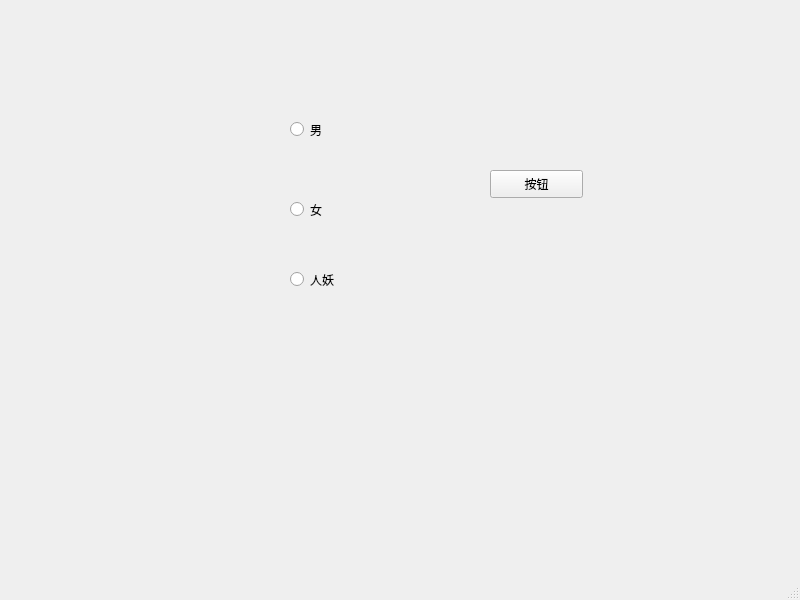
<?xml version="1.0" encoding="UTF-8"?>
<ui version="4.0">
 <class>MainWindow</class>
 <widget class="QMainWindow" name="MainWindow">
  <property name="geometry">
   <rect>
    <x>0</x>
    <y>0</y>
    <width>800</width>
    <height>600</height>
   </rect>
  </property>
  <property name="windowTitle">
   <string>MainWindow</string>
  </property>
  <widget class="QWidget" name="centralwidget">
   <widget class="QPushButton" name="pushButton">
    <property name="geometry">
     <rect>
      <x>490</x>
      <y>170</y>
      <width>93</width>
      <height>28</height>
     </rect>
    </property>
    <property name="text">
     <string>按钮</string>
    </property>
   </widget>
   <widget class="QRadioButton" name="radioButton">
    <property name="geometry">
     <rect>
      <x>290</x>
      <y>120</y>
      <width>115</width>
      <height>19</height>
     </rect>
    </property>
    <property name="text">
     <string>男</string>
    </property>
   </widget>
   <widget class="QRadioButton" name="radioButton_2">
    <property name="geometry">
     <rect>
      <x>290</x>
      <y>200</y>
      <width>115</width>
      <height>19</height>
     </rect>
    </property>
    <property name="text">
     <string>女</string>
    </property>
   </widget>
   <widget class="QRadioButton" name="radioButton_3">
    <property name="geometry">
     <rect>
      <x>290</x>
      <y>270</y>
      <width>115</width>
      <height>19</height>
     </rect>
    </property>
    <property name="text">
     <string>人妖</string>
    </property>
   </widget>
  </widget>
  <widget class="QMenuBar" name="menubar">
   <property name="geometry">
    <rect>
     <x>0</x>
     <y>0</y>
     <width>800</width>
     <height>26</height>
    </rect>
   </property>
  </widget>
  <widget class="QStatusBar" name="statusbar"/>
 </widget>
 <resources/>
 <connections/>
</ui>
